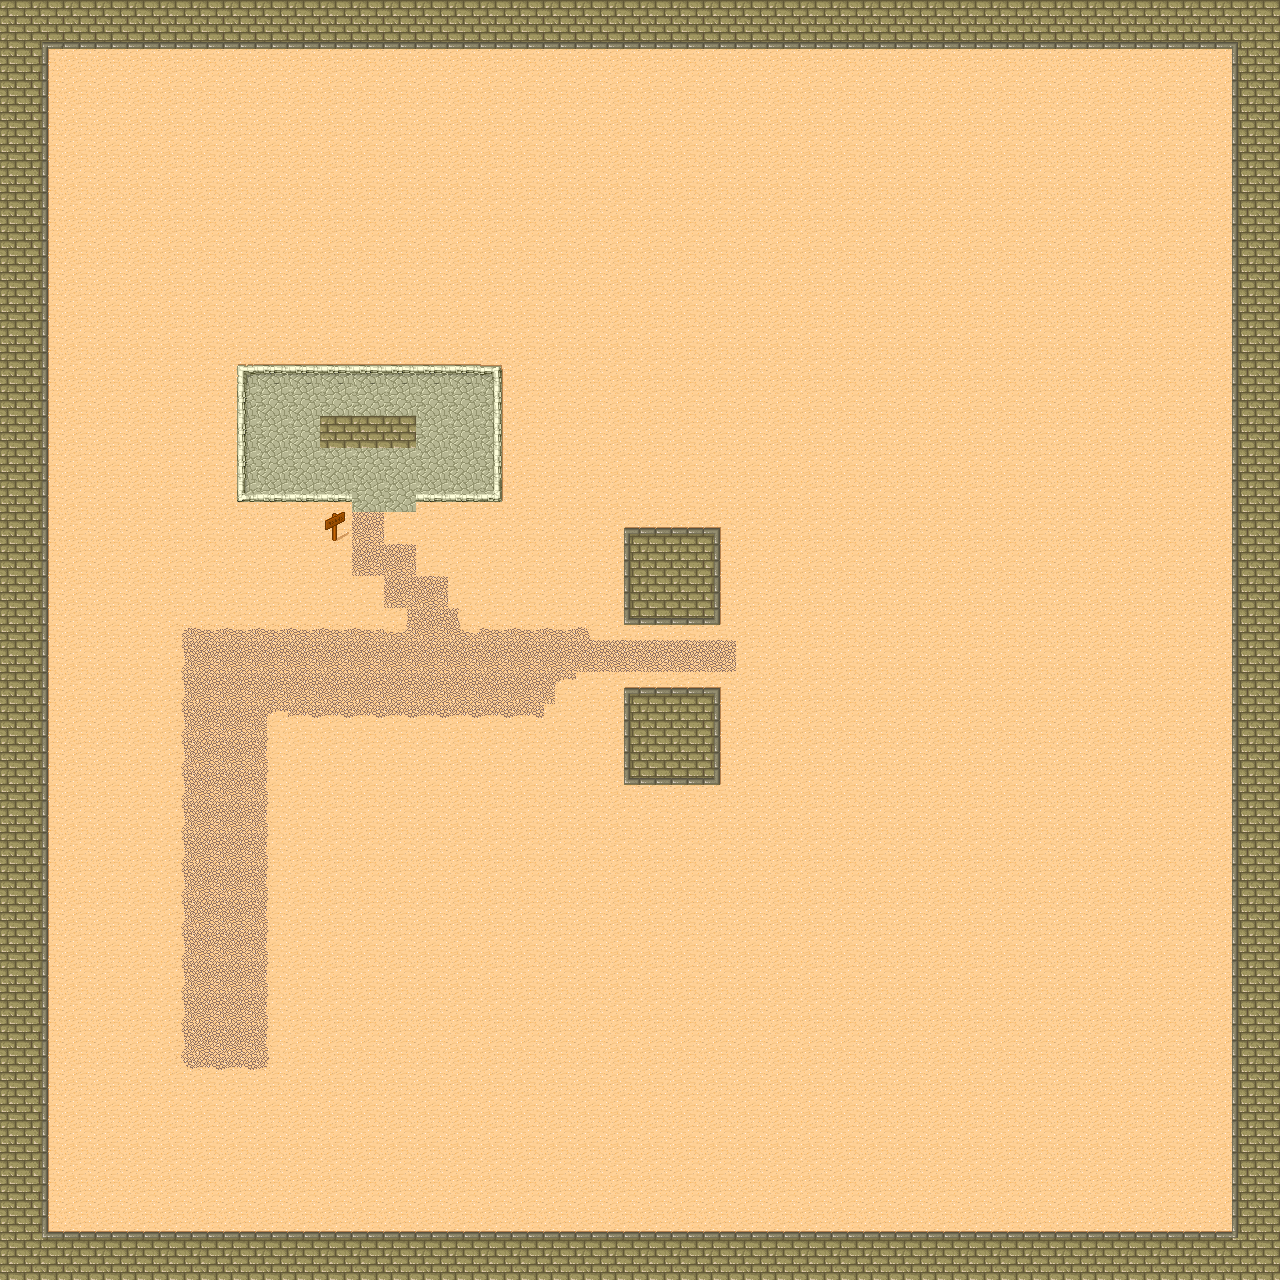

Rendered tile map (Tiled .tmx) drawn with the repository's tilesets; below, a short description and the map source with its tile grids summarised:
An orthogonal 40x40 tile map with 32x32 px tiles, 2 tile layers (Ground, Level0).

<map version="1.0" orientation="orthogonal" width="40" height="40" tilewidth="32" tileheight="32">
 <tileset firstgid="1" name="Desert" tilewidth="32" tileheight="32" spacing="1" margin="1">
  <image source="tmw_desert_spacing.png" width="265" height="199" />
  <terraintypes>
   <terrain name="Desert" tile="29" />
   <terrain name="Brick" tile="9" />
   <terrain name="Cobblestone" tile="33" />
   <terrain name="Dirt" tile="14" />
  </terraintypes>
  <tile id="0" terrain="0,0,0,1" />
  <tile id="1" terrain="0,0,1,1" />
  <tile id="2" terrain="0,0,1,0" />
  <tile id="3" terrain="3,3,3,0" />
  <tile id="4" terrain="3,3,0,3" />
  <tile id="5" terrain="0,0,0,3" />
  <tile id="6" terrain="0,0,3,3" />
  <tile id="7" terrain="0,0,3,0" />
  <tile id="8" terrain="0,1,0,1" />
  <tile id="9" terrain="1,1,1,1">
   <properties>
    <property name="bottom" value="True" />
    <property name="left" value="True" />
    <property name="right" value="True" />
    <property name="top" value="True" />
   </properties>
  </tile>
  <tile id="10" terrain="1,0,1,0" />
  <tile id="11" terrain="3,0,3,3" />
  <tile id="12" terrain="0,3,3,3" />
  <tile id="13" terrain="0,3,0,3" />
  <tile id="14" terrain="3,3,3,3">
   <properties>
    <property name="speed" value="150" />
   </properties>
  </tile>
  <tile id="15" terrain="3,0,3,0" />
  <tile id="16" terrain="0,1,0,0" />
  <tile id="17" terrain="1,1,0,0" />
  <tile id="18" terrain="1,0,0,0" />
  <tile id="19" terrain="1,1,1,0" />
  <tile id="20" terrain="1,1,0,1" />
  <tile id="21" terrain="0,3,0,0" />
  <tile id="22" terrain="3,3,0,0" />
  <tile id="23" terrain="3,0,0,0" />
  <tile id="24" terrain="0,0,0,2">
   <properties>
    <property name="left" value="True" />
    <property name="speed" value="10" />
    <property name="top" value="True" />
   </properties>
  </tile>
  <tile id="25" terrain="0,0,2,2">
   <properties>
    <property name="speed" value="10" />
    <property name="top" value="True" />
   </properties>
  </tile>
  <tile id="26" terrain="0,0,2,0">
   <properties>
    <property name="right" value="True" />
    <property name="speed" value="10" />
    <property name="top" value="True" />
   </properties>
  </tile>
  <tile id="27" terrain="1,0,1,1" />
  <tile id="28" terrain="0,1,1,1" />
  <tile id="29" terrain="0,0,0,0" />
  <tile id="30" terrain="0,0,0,0" probability="0.5">
   <properties>
    <property name="health" value="1" />
   </properties>
  </tile>
  <tile id="31" terrain="0,0,0,0" probability="0.5">
   <properties>
    <property name="bottom" value="True" />
    <property name="left" value="True" />
    <property name="right" value="True" />
    <property name="top" value="True" />
   </properties>
  </tile>
  <tile id="32" terrain="0,2,0,2">
   <properties>
    <property name="left" value="True" />
    <property name="speed" value="10" />
   </properties>
  </tile>
  <tile id="33" terrain="2,2,2,2">
   <properties>
    <property name="speed" value="125" />
   </properties>
  </tile>
  <tile id="34" terrain="2,0,2,0">
   <properties>
    <property name="right" value="True" />
    <property name="speed" value="10" />
   </properties>
  </tile>
  <tile id="35" terrain="2,2,2,0" />
  <tile id="36" terrain="2,2,0,2" />
  <tile id="37" terrain="0,0,0,0" probability="0.5" />
  <tile id="38" terrain="0,0,0,0" probability="0.5" />
  <tile id="39" terrain="0,0,0,0" probability="0.5" />
  <tile id="40" terrain="0,2,0,0">
   <properties>
    <property name="bottom" value="True" />
    <property name="left" value="True" />
    <property name="speed" value="10" />
   </properties>
  </tile>
  <tile id="41" terrain="2,2,0,0">
   <properties>
    <property name="bottom" value="True" />
    <property name="speed" value="10" />
   </properties>
  </tile>
  <tile id="42" terrain="2,0,0,0">
   <properties>
    <property name="bottom" value="True" />
    <property name="right" value="True" />
    <property name="speed" value="10" />
   </properties>
  </tile>
  <tile id="43" terrain="2,0,2,2" />
  <tile id="44" terrain="0,2,2,2" />
  <tile id="45" terrain="0,0,0,0" probability="0" />
  <tile id="46" terrain="0,0,0,0" probability="0.5" />
  <tile id="47" terrain="0,0,0,0" probability="0.5" />
 </tileset>
 <layer name="Ground" width="40" height="40">
  <data>[1600 cells, 1600 non-empty, 40 distinct tile ids]</data>
 </layer>
 <layer name="Level0" width="40" height="40">
  <data>[1600 cells, 1600 non-empty, 36 distinct tile ids]</data>
 </layer>
</map>
